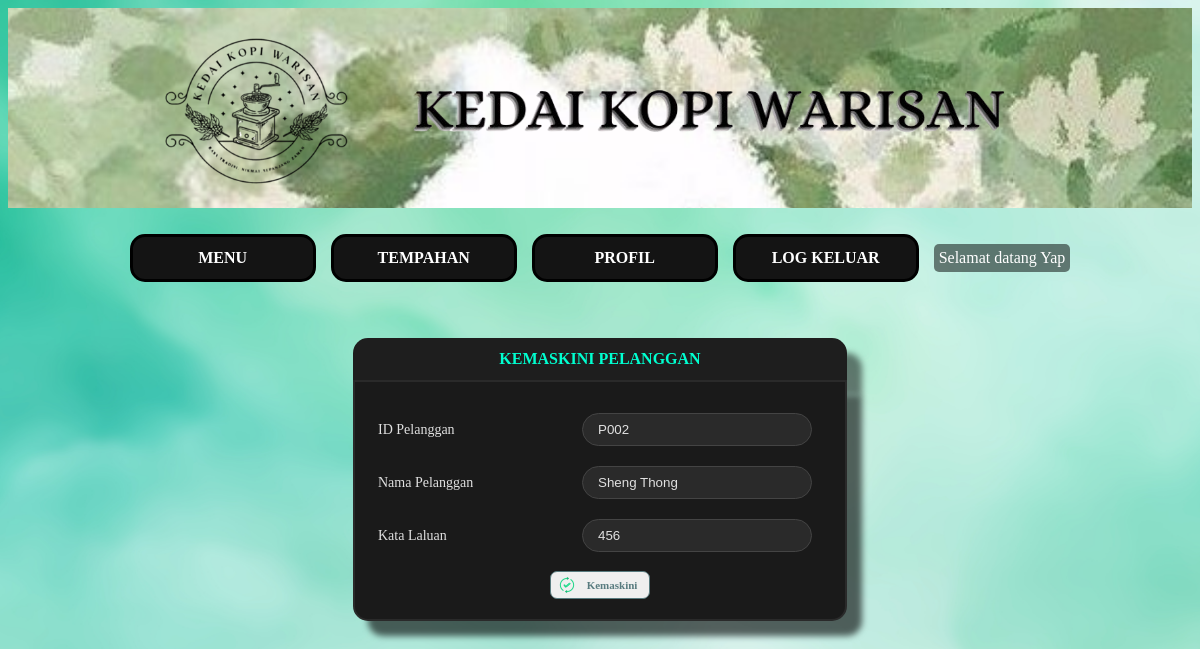
The page /tempahan/pelanggan_update_user.php?idpelanggan=P002 (signed in) on the database its author committed.
### tables this page shows
CREATE TABLE `pelanggan` (
  `idpelanggan` varchar(4) NOT NULL,
  `katalaluan` varchar(8) DEFAULT NULL,
  `namapelanggan` varchar(30) DEFAULT NULL
);

### tempahan/pelanggan_update_user.php (the view, shortened to what this page needs)
<?php
    include("sambungan.php");
    include("pelanggan_menu.php");
    if (isset($_GET["idpelanggan"]))
		$idpelanggan = $_GET["idpelanggan"];
	$sql = "select * from pelanggan where idpelanggan = '$idpelanggan' ";
	$result = mysqli_query($sambungan, $sql);
	while($pelanggan = mysqli_fetch_array($result)) {
		$namapelanggan = $pelanggan["namapelanggan"];
		$katalaluan = $pelanggan["katalaluan"];
	}
?>
<link rel="stylesheet" href="aborang.css">
<link rel="stylesheet" href="abutton.css">
<h3 class="panjang">KEMASKINI PELANGGAN</h3>
<form class="panjang" action="pelanggan_update_user.php" method="post">
    <table>
        <tr>
            <td>ID Pelanggan</td>
            <td><input type="text" name="idpelanggan" value="<?php echo $idpelanggan; ?>" readonly></td>
        </tr>
        <tr>
            <td>Nama Pelanggan</td>
            <td><input type="text" name="namapelanggan" value="<?php echo $namapelanggan; ?>"></td>
        </tr>
        <tr>
            <td>Kata Laluan</td>
            <td><input type="text" name="katalaluan" value="<?php echo $katalaluan; ?>"></td>
        </tr>
    </table>
    <button class="update" type="submit" name="submit">Kemaskini</button>
</form>

### tempahan/pelanggan_menu.php (shortened to what this page needs)
<link rel="stylesheet" href="amenu.css">
<header id="pageHeader">
    <img class="logo" src="imej/logo_old.png">
    <img class="kelab" src="imej/namakedai.png">
</header>
<nav>
    <ul>
        <li>
            <a href="index.php"><b>MENU</b></a>
        </li>
    </ul>
    <ul>
        <li>
           <?php
               if (isset($_SESSION["idpelanggan"]))
                   echo "<a href='tempahan_senarai.php'><b>TEMPAHAN</b></a>";
               else
                   echo "<a href='javascript:papar();'><b>TEMPAHAN</b></a>";
            ?>
        </li>
    </ul>
    <ul>
        <li>
           <?php
               if (isset($_SESSION["idpelanggan"]))
                   echo "<a href='pelanggan_update_user.php'><b>PROFIL</b></a>";
               else
                   echo "<a href='javascript:papar();'><b>PROFIL</b></a>";
            ?>
        </li>
    </ul>
    <ul>
        <li>
           <?php
               if (isset($_SESSION["idpelanggan"]))
                   echo "<a href='logout.php'><b>LOG KELUAR</b></a>";
               else
                   echo "<a href='login.php'><b>LOG MASUK</b></a>";
            ?>
        </li>
    </ul>
    <?php
       if (isset($_SESSION["idpelanggan"])) {
          $idpelanggan = $_SESSION["idpelanggan"];
          $sql = "select * from pelanggan where idpelanggan = '$idpelanggan' ";
          $result = mysqli_query($sambungan, $sql);
          $pelanggan = mysqli_fetch_array($result);
          echo "<span class='welcome-message'>Selamat datang $pelanggan[namapelanggan]</span>";
       }
    ?>
</nav>
<body>
</body>

### tempahan/amenu.css (style rules this page uses)
body { background-image: url(imej/background2.jpg); background-size: cover; background-attachment: fixed; background-position: center; }
img.logo { width: 200px; margin-top: 5px; margin-right: 20px; }
header { height: 200px; display: flex; align-items: center; justify-content: center; margin-top: 5px; background-image: url(imej/header2.jpeg); background-size: cover; background-attachment: fixed; background-position: center; transition: opacity 0.3s ease; }
nav { top: 140px; width: 100%; height: 100px; padding: 0px; display: flex; align-items: center; justify-content: center; }
ul { list-style: none; padding: 0px; margin: 0px; text-align: center; }
ul li { display: block; float: left; position: relative; }
ul li a { font-family: alice; font-size: 16px; font-weight: normal; text-align: center; color: white; text-decoration: none; width: 150px; padding: 12px 15px; border: 3px solid black; border-radius: 15px; background-color: #141414; margin: 4px 15px 4px 0px; display: block; transition: background-color 0.3s ease, transform 0.3s ease, box-shadow 0.3s ease; position: relative; overflow: hidden; }
ul li a::before { content: ''; position: absolute; top: 50%; left: 50%; width: 300%; height: 300%; background: rgba(255, 255, 255, 0.2); border-radius: 50%; transition: transform 0.5s ease; z-index: 0; transform: translate(-50%, -50%) scale(0); }
.welcome-message { color: white; font-size: 16px; background-color: rgba(0, 0, 0, 0.5); padding: 5px; border-radius: 5px; }

### tempahan/aborang.css (style rules this page uses)
h3, h3.panjang, h3.pendek { font-family: alice; font-size: 16px; font-weight: bold; text-align: center; color: #00ffd0; padding: 12px 22px; border-radius: 15px 15px 0px 0px; margin: 30px auto 0px; width: 450px; background-color: #1e1e1e; box-shadow: 15px 15px 6px 0px rgba(0, 0, 0, 0.5); }
form, form.panjang, form.pendek { text-align: center; padding: 20px; border: 2px solid #2a2a2a; border-radius: 0px 0px 15px 15px; margin: 0px auto; width: 450px; background-color: #1a1a1a; box-shadow: 15px 15px 6px 0px rgba(0, 0, 0, 0.6); color: #e0e0e0; }
input[type="text"], input[type="password"], input[type="file"], select { width: 230px; padding: 8px 15px; margin: 8px 0; border-radius: 20px; border: 1px solid #444; background-color: #2a2a2a; color: #e0e0e0; outline: none; transition: border-color 0.3s ease, background-color 0.3s ease; }
::placeholder { color: #aaa; }
td:nth-child(1) { font-family: alice; font-size: 14px; color: #e0e0e0; text-align: left; width: 200px; }

### tempahan/abutton.css (style rules this page uses)
button { font-family: verdana; font-weight: bold; font-size: 11px; text-align: center; color: #587B7F; width: 100px; padding: 7px 8px 7px 32px; border: 1px solid #587B7F; border-radius: 7px; margin-top: 8px; background-position: 8px; background-repeat: no-repeat; transition: background-color 0.3s ease, transform 0.3s ease, box-shadow 0.3s ease; }
button.update { background-image: url(imej/update.png); }

### rows shown on the page
pelanggan: namapelanggan "Yap"
pelanggan: namapelanggan "Sheng Thong", katalaluan "456"
